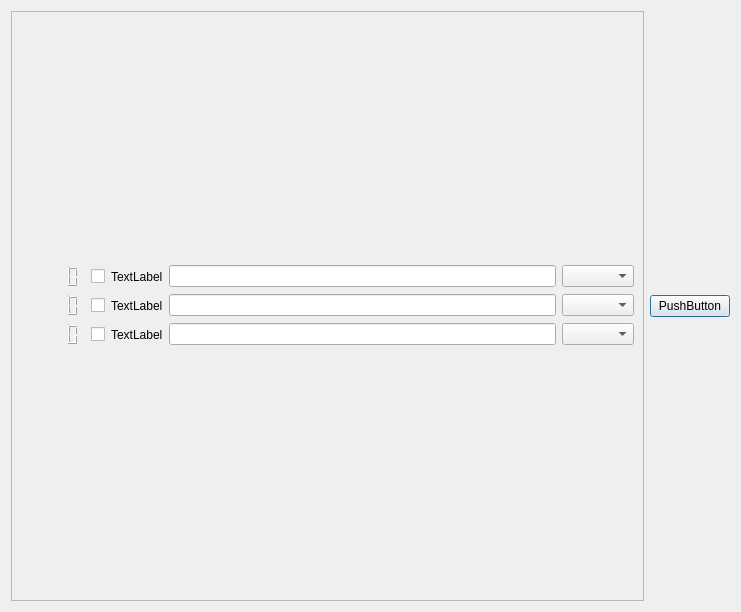
<?xml version="1.0" encoding="UTF-8"?>
<ui version="4.0">
 <class>Dialog</class>
 <widget class="QDialog" name="Dialog">
  <property name="geometry">
   <rect>
    <x>0</x>
    <y>0</y>
    <width>741</width>
    <height>612</height>
   </rect>
  </property>
  <property name="windowTitle">
   <string>Dialog</string>
  </property>
  <layout class="QHBoxLayout" name="horizontalLayout_5">
   <item>
    <widget class="QScrollArea" name="scrollArea">
     <property name="widgetResizable">
      <bool>true</bool>
     </property>
     <widget class="QWidget" name="scrollAreaWidgetContents">
      <property name="geometry">
       <rect>
        <x>0</x>
        <y>0</y>
        <width>622</width>
        <height>592</height>
       </rect>
      </property>
      <layout class="QVBoxLayout" name="verticalLayout_2">
       <item>
        <layout class="QVBoxLayout" name="verticalLayout">
         <item>
          <layout class="QHBoxLayout" name="horizontalLayout">
           <item>
            <widget class="QLCDNumber" name="lcdNumber">
             <property name="font">
              <font>
               <pointsize>11</pointsize>
               <weight>75</weight>
               <bold>true</bold>
              </font>
             </property>
             <property name="contextMenuPolicy">
              <enum>Qt::PreventContextMenu</enum>
             </property>
             <property name="frameShape">
              <enum>QFrame::NoFrame</enum>
             </property>
             <property name="frameShadow">
              <enum>QFrame::Plain</enum>
             </property>
             <property name="lineWidth">
              <number>12</number>
             </property>
             <property name="midLineWidth">
              <number>7</number>
             </property>
             <property name="smallDecimalPoint">
              <bool>false</bool>
             </property>
             <property name="mode">
              <enum>QLCDNumber::Hex</enum>
             </property>
            </widget>
           </item>
           <item>
            <widget class="QCheckBox" name="checkBox">
             <property name="text">
              <string/>
             </property>
            </widget>
           </item>
           <item>
            <widget class="QLabel" name="label">
             <property name="text">
              <string>TextLabel</string>
             </property>
            </widget>
           </item>
           <item>
            <widget class="QLineEdit" name="lineEdit"/>
           </item>
           <item>
            <widget class="QComboBox" name="comboBox"/>
           </item>
          </layout>
         </item>
         <item>
          <layout class="QHBoxLayout" name="horizontalLayout_3">
           <item>
            <widget class="QLCDNumber" name="lcdNumber_2">
             <property name="font">
              <font>
               <pointsize>11</pointsize>
               <weight>75</weight>
               <bold>true</bold>
              </font>
             </property>
             <property name="contextMenuPolicy">
              <enum>Qt::PreventContextMenu</enum>
             </property>
             <property name="frameShape">
              <enum>QFrame::NoFrame</enum>
             </property>
             <property name="frameShadow">
              <enum>QFrame::Plain</enum>
             </property>
             <property name="lineWidth">
              <number>12</number>
             </property>
             <property name="midLineWidth">
              <number>7</number>
             </property>
             <property name="smallDecimalPoint">
              <bool>false</bool>
             </property>
             <property name="mode">
              <enum>QLCDNumber::Hex</enum>
             </property>
            </widget>
           </item>
           <item>
            <widget class="QCheckBox" name="checkBox_3">
             <property name="text">
              <string/>
             </property>
            </widget>
           </item>
           <item>
            <widget class="QLabel" name="label_3">
             <property name="text">
              <string>TextLabel</string>
             </property>
            </widget>
           </item>
           <item>
            <widget class="QLineEdit" name="lineEdit_3"/>
           </item>
           <item>
            <widget class="QComboBox" name="comboBox_3"/>
           </item>
          </layout>
         </item>
         <item>
          <layout class="QHBoxLayout" name="horizontalLayout_4">
           <item>
            <widget class="QLCDNumber" name="lcdNumber_3">
             <property name="font">
              <font>
               <pointsize>11</pointsize>
               <weight>75</weight>
               <bold>true</bold>
              </font>
             </property>
             <property name="contextMenuPolicy">
              <enum>Qt::PreventContextMenu</enum>
             </property>
             <property name="frameShape">
              <enum>QFrame::NoFrame</enum>
             </property>
             <property name="frameShadow">
              <enum>QFrame::Plain</enum>
             </property>
             <property name="lineWidth">
              <number>12</number>
             </property>
             <property name="midLineWidth">
              <number>7</number>
             </property>
             <property name="smallDecimalPoint">
              <bool>false</bool>
             </property>
             <property name="mode">
              <enum>QLCDNumber::Hex</enum>
             </property>
            </widget>
           </item>
           <item>
            <widget class="QCheckBox" name="checkBox_4">
             <property name="text">
              <string/>
             </property>
            </widget>
           </item>
           <item>
            <widget class="QLabel" name="label_4">
             <property name="text">
              <string>TextLabel</string>
             </property>
            </widget>
           </item>
           <item>
            <widget class="QLineEdit" name="lineEdit_4"/>
           </item>
           <item>
            <widget class="QComboBox" name="comboBox_4"/>
           </item>
          </layout>
         </item>
        </layout>
       </item>
      </layout>
     </widget>
    </widget>
   </item>
   <item>
    <widget class="QPushButton" name="pushButton">
     <property name="text">
      <string>PushButton</string>
     </property>
    </widget>
   </item>
  </layout>
 </widget>
 <resources/>
 <connections/>
</ui>
